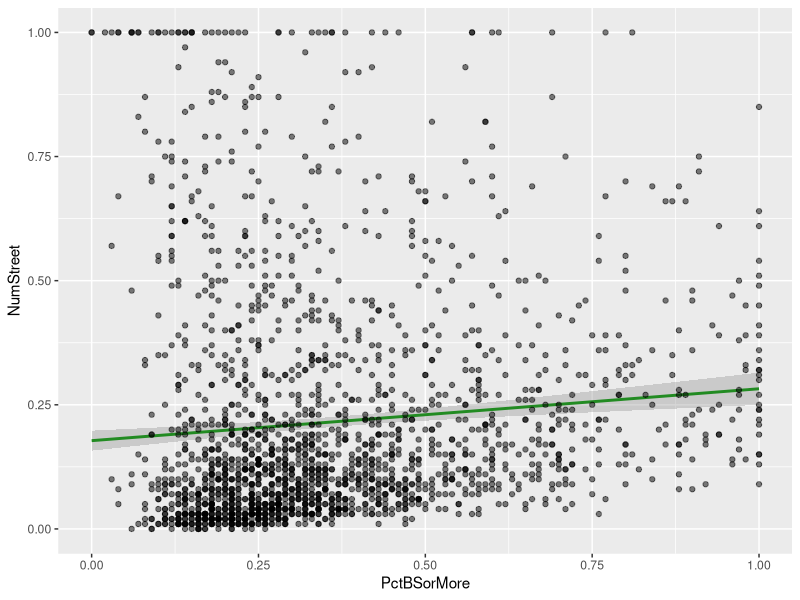
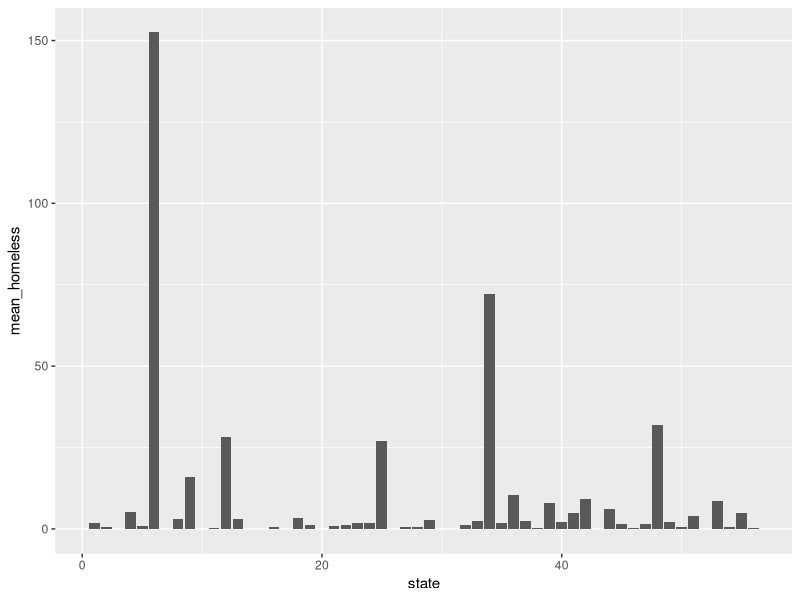
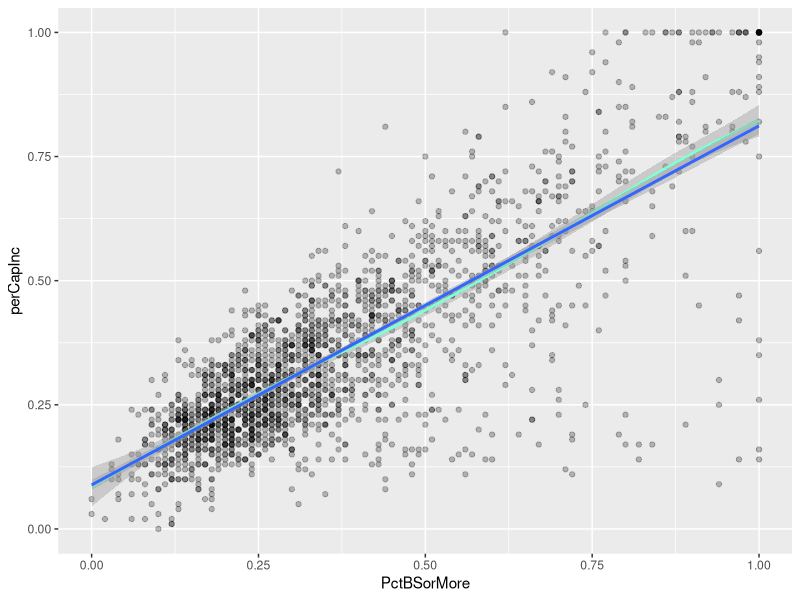
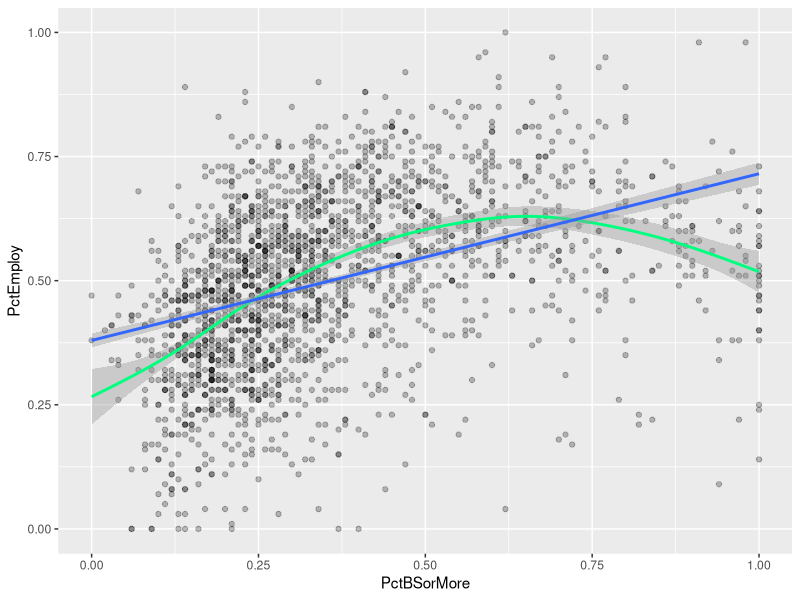
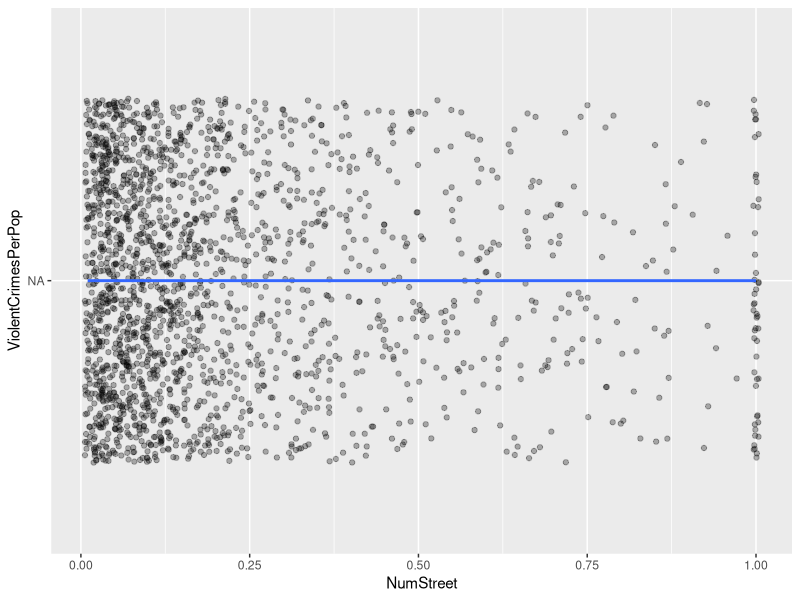
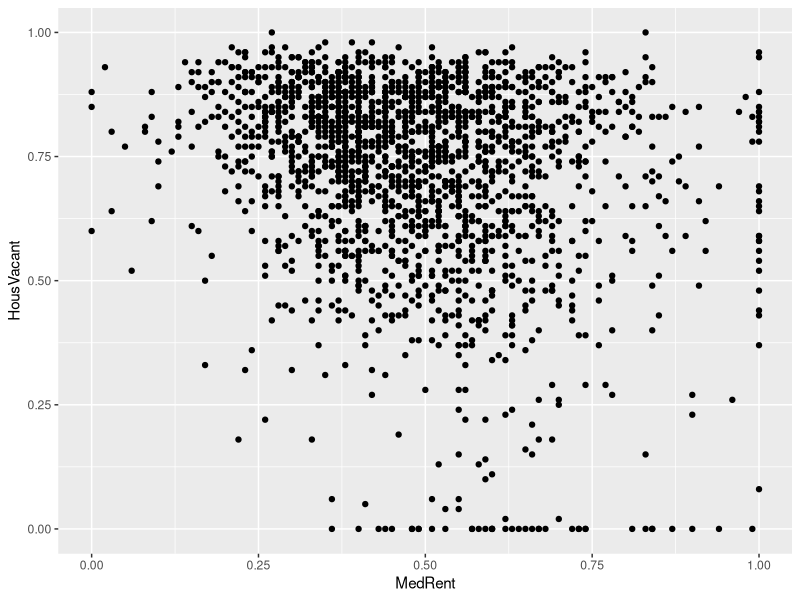
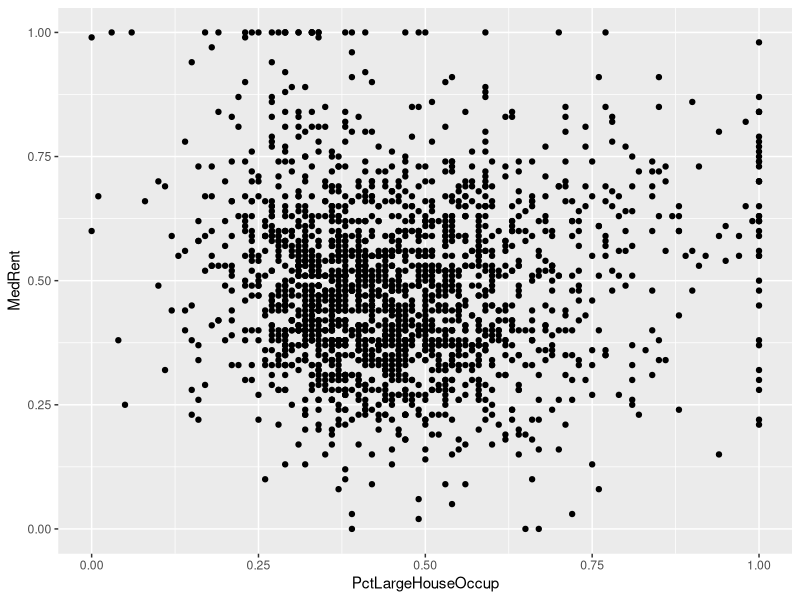
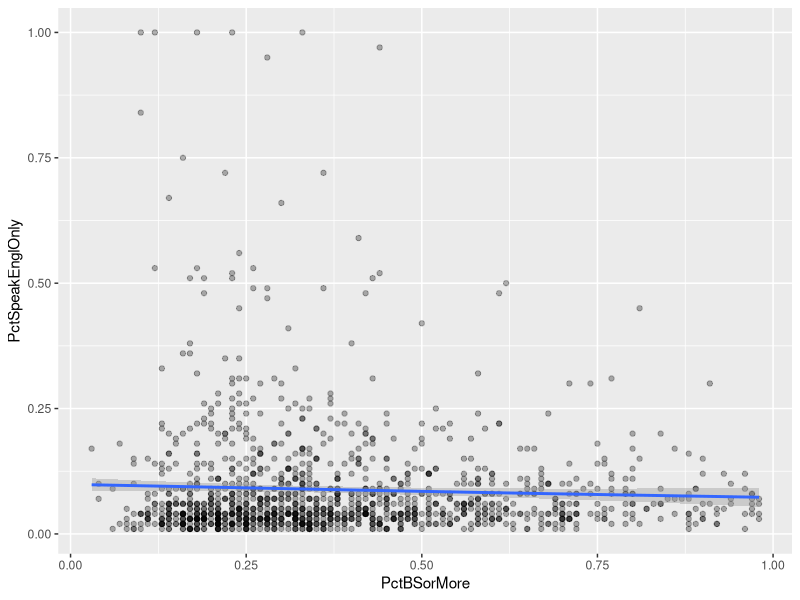

Recreate these plots in R, in order.
## ---- chunk 1
knitr::opts_chunk$set(echo = TRUE)
## ---- chunk 2
library(tidyverse)
# Add any other libraries here



## ---- chunk 3
communities <- read_csv("data/communities.data")




## ---- chunk 4

communities %>% select(communityname,PctLess9thGrade,PctNotHSGrad,PctBSorMore, NumStreet, NumInShelters) %>% 
  ggplot(aes(y=NumStreet, x=PctBSorMore))+
  geom_smooth(method = lm, colour="forestgreen")+
  geom_point(alpha=0.5)
#Nothing useful here
## ---- chunk 5
homelessness <- communities %>% 
  group_by(state) %>% 
  mutate(mean_homeless=mean(NumStreet), mean_shelter=mean(NumInShelters))
homelessness %>%   
ggplot(aes(x=state,y=mean_homeless))+
  geom_col()
homelessness %>% 
  select(state,mean_homeless,mean_shelter) %>% 
  filter(mean_homeless>0.15|mean_shelter>0.08) %>% 
  summarise(mean1=mean(mean_homeless), mean2=mean(mean_shelter))
## ---- chunk 6
wed <- communities %>%
  select(PctBSorMore, perCapInc, PctEmploy, medIncome)
wed %>% 
  ggplot(aes(x=PctBSorMore, y=perCapInc)) +
  geom_point(alpha=0.25)+
  geom_smooth(colour="aquamarine")+
  geom_smooth(method = lm)
wed %>% 
  ggplot(aes(x=PctBSorMore, y=PctEmploy))+
  geom_point(alpha=0.25)+
  geom_smooth(colour="springgreen")+
  geom_smooth(method = lm)


## ---- chunk 7

communities %>% 
  select(PctEmplManu,PctOccupManu) %>% 
  filter(PctEmplManu==PctOccupManu)
communities %>% 
  select(PctEmplManu,PctOccupManu) %>% 
  filter(PctEmplManu!=PctOccupManu)

#for some reason there are two variables fro the same thing and they mostly have #different values!
## ---- chunk 8
communities %>% 
  filter(NumStreet>0) %>% 
  ggplot(aes(x=NumStreet, y=ViolentCrimesPerPop))+
  geom_jitter(alpha=0.3)+
  geom_smooth(method = lm)+
  geom_smooth()

communities %>% 
  ggplot(aes(x=MedRent, y=HousVacant))+
  geom_point()

communities %>% 
  ggplot(aes(x=PctLargeHouseOccup, y=MedRent))+
  geom_point()
## ---- chunk 9
communities %>%
  filter(racePctWhite>=0.7) %>% 
  filter(PctBSorMore!=0, PctBSorMore!=1, PctSpeakEnglOnly!=0) %>% 
  ggplot(aes(x=PctBSorMore, y=PctSpeakEnglOnly))+
  geom_point(alpha=0.3)+
  geom_smooth()

communities %>% 
  filter(racePctWhite>=0.7) %>% 
  ggplot(aes(x=PctNotHSGrad, y=PctSpeakEnglOnly))+
  geom_point(alpha=0.3)

communities %>% 
  ggplot(aes(x=racePctWhite, y=PctSpeakEnglOnly))+
  geom_point(alpha=0.3)

